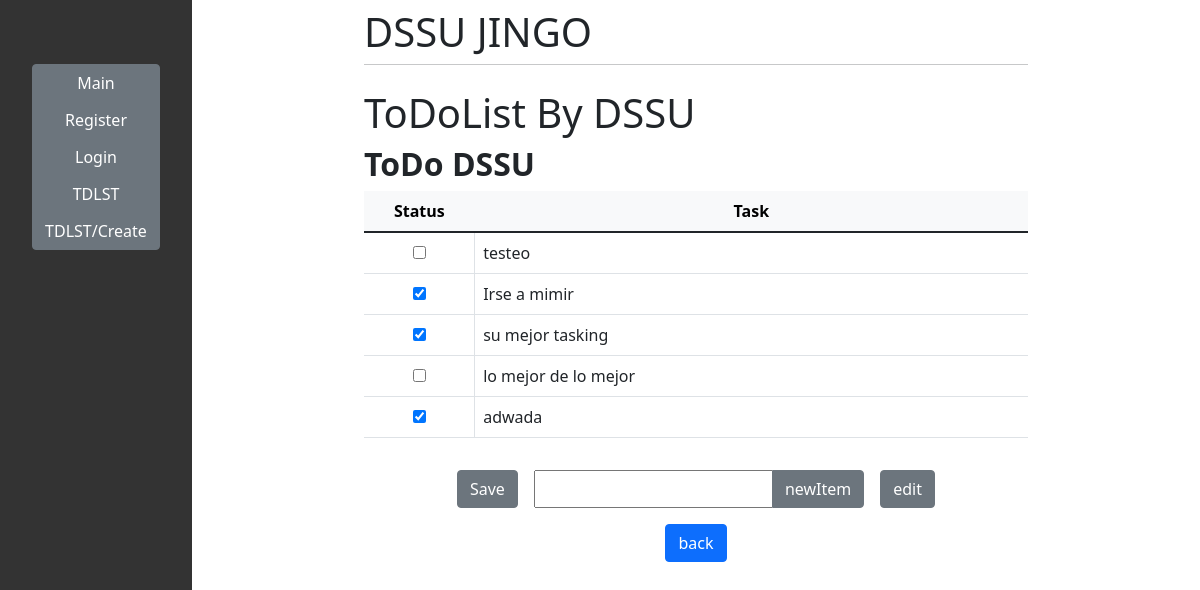
Page /sqlite/tdlst/1 on the earlier database version.
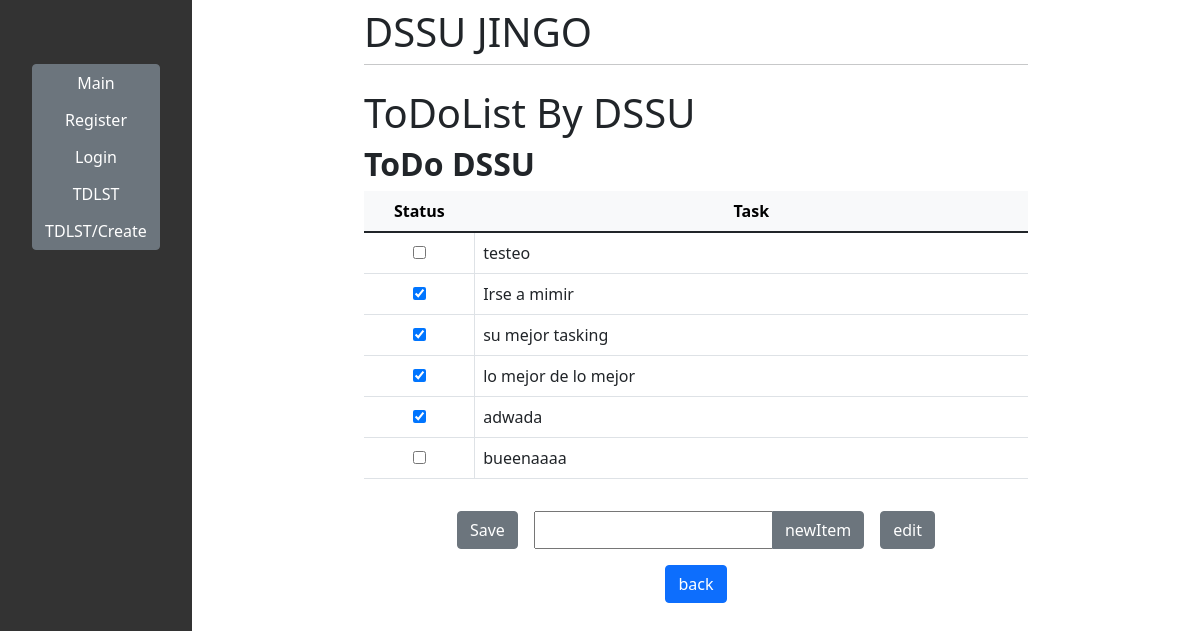
Same page on the later database version.
### tdlst/models.py (models this page shows, shortened)
class Item(models.Model):
    todolist = models.ForeignKey(ToDoList, on_delete=models.CASCADE)
    text = models.CharField(max_length=300)
    complete = models.BooleanField()

### tdlst/views.py (the view, shortened to what this page needs)
# urls.py: path('<int:idlist>', views.todo, name='list'),
def todo(response, idlist):
    try:
        lst = obj.get(id=idlist)
    except:
        return HttpResponse('<center><h1 style="color:red">ERROR</h1><h2>La lista no existe con ID: %s</h2></center>' %(idlist))
    try:
        items = lst.item_set.all()
    except Exception as e:
        return HttpResponse('<center><h1 style="color:red">ERROR</h1><h2>Error en la tabla:</h2>%s</center>' %(e))
    return render(response, 'tdlst/todo.html', {'lst': lst,'items':items})

### tdlst/templates/tdlst/todo.html (shortened to what this page needs)
{% extends 'main/base.html' %}
{% block content %}
<h1 class="mt-2">ToDoList By DSSU</h1>
<h2 class="fs-2 fw-bold">{{lst.name}}</h2>
<form action="#" method="post">
{% if items %}
<div class="table-responsive">
<table class="table align-middle">
    <thead class="table-light">
        <tr class="text-center">
            <th class="col-2">Status</th>
            <th scope="col-10">Task</th>
    </tr>
    </thead>
    {% for item in items %}
    <tr>
        <td class="text-center">
        {% if item.complete %}
        <input type="checkbox" value="clicked" name="c{{item.id}}" checked>
        {% else %}
        <input type="checkbox" value="clicked" name="c{{item.id}}">
        {% endif %}
        </td>
        <td class="border-start">{{item.text}}</td>
    </tr>
    {% endfor %}
</table>
</div>
{% else %}
    <h2 style="color:#f00;">No items to show</h2>
{% endif%}
<div class="mt-3 d-flex gap-3 justify-content-center">
<input class="btn btn-secondary" type="submit" name="save" value="Save">
<div class="btn-group">
        <input class="input-group-tex" type="text" name="new" value="">
        <input class="btn btn-secondary" type="submit" name="newItem" value="newItem">
    </div>
    <input class="btn btn-secondary" type="submit" name="edit" value="edit">
</div>
</form>
{% endblock %}

Differences in the rows shown:
changed Item "lo mejor de lo mejor": id "☐" → "☑"
added Item: text "bueenaaaa"
